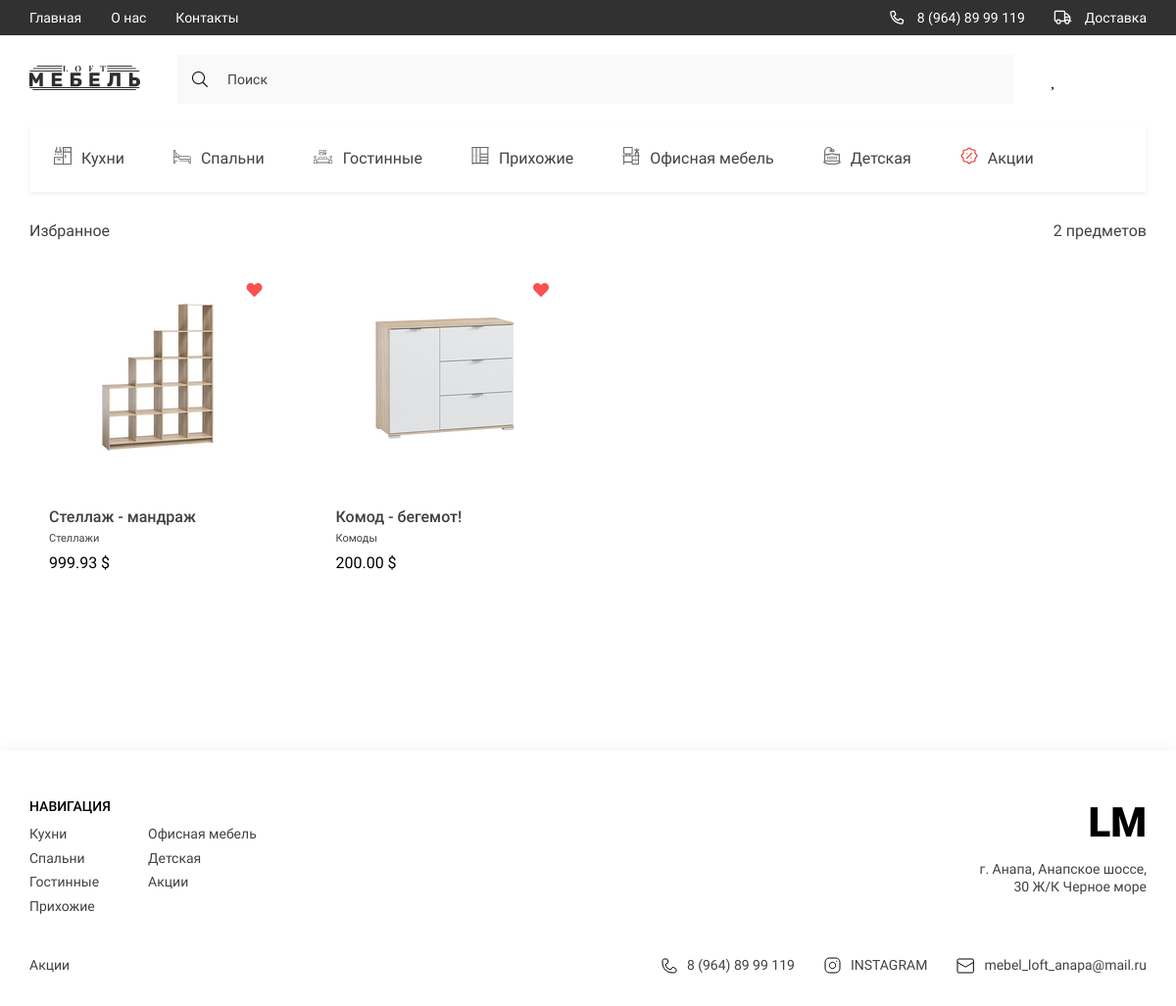
Page /favorites/ (signed in) on the committed database.
### products/models.py (models this page shows, shortened)
class Subcategory(models.Model):
    name = models.CharField(max_length=150, unique=True)
    icon = models.FileField(upload_to='icons', null=True, blank=True)

class FavouriteProduct(models.Model):
    user = models.ForeignKey(to=User, on_delete=models.CASCADE)
    product = models.ForeignKey(to=Products, on_delete=models.CASCADE)
    product_name = models.CharField(max_length=150)
    price = models.DecimalField(max_digits=6, decimal_places=2, default=0)
    length = models.CharField(max_length=20, default=0)
    width = models.CharField(max_length=20, default=0)
    height = models.CharField(max_length=20, default=0)
    main_foto = models.ImageField(upload_to='main_product_images', null=True, blank=True)
    category = models.CharField(max_length=150)

### products/views.py (the view)
# urls.py: path('favorites/', favourites, name='favorites_products'),
@login_required
def favourites(request):
    favourites_product = FavouriteProduct.objects.filter(user=request.user)
    subcategories = Subcategory.objects.all()
    sub_1 = subcategories[0:4]
    sub_2 = subcategories[4:7]
    sub_3 = subcategories[6]
    context = {
        'products': favourites_product,
        'title': 'Favorites',
        'subcategories': subcategories,
        'sub_1': sub_1,
        'sub_2': sub_2,
        'sub_3': sub_3
    }
    return render(request, 'favorite_products.html', context)

### products/templates/favorite_products.html (shortened to what this page needs)
{% extends 'base.html' %}
{% load static %}
{% block categories %}
{% for k in subcategories %}
<li>
    <a href="{% url 'products:filter' k.id %}" class="header__list-links">
        <span class="header__list-img">
            <img src="{{ k.icon.url }}" alt="icons">
        </span>
        {{ k.name }}
    </a>
</li>
{% endfor %}
{% endblock %}
{% block main %}
<main class="main">
    <div class="container">
        <div class="favorites">
            <div class="favorites__txt">
                <h2 class="favorites__title">
                    Избранное
                </h2>
                <span class="favorites__title-count"> <span>4</span> предметов</span>
            </div>
            <div class="products__content">
                {% for product in products %}
                <div class="products__item ">
                    <a href="#!" class="products__item-heart active">
                    </a>
                    <a href="{% url 'products:product_info' product.product.id %}"> <img src="{{ product.main_foto.url }}" alt=""
                                                   class="products__item-img"></a>
                    <div class="products__item-text">
                        <h3 class="products__item-title">{{ product.product_name }}</h3>
                        <div class="products__item-desrc">{{ product.category }}</div>
                        <div class="products__item-price">{{ product.price }} $</div>
                    </div>
                </div>
                {% endfor %}
            </div>
        </div>
    </div>
</main>
{% endblock %}
{% block li_1 %}
{% for i in sub_1 %}
<li><a href="{% url 'products:filter' i.id %}" class="footer__navigate-links">{{ i.name }}</a></li>
{% endfor %}
{% endblock %}
{% block li_2 %}
{% for i in sub_2 %}
<li><a href="{% url 'products:filter' i.id %}" class="footer__navigate-links">{{ i.name }}</a></li>
{% endfor %}
{% endblock %}
{% block li_3 %}
<li><a href="{% url 'products:filter' sub_3.id %}" class="footer__navigate-links">{{ sub_3.name }}</a></li>
{% endblock %}

### static/style/style.css (style rules this page uses)
:root { --containerWidth: 1140px; --primaryColor: #414141; --primaryFont: 'Roboto'; --mainColor: #245462; }
* { padding: 0; margin: 0; box-sizing: border-box; text-decoration: none; list-style: none; font-family: var(--primaryFont); }
.container { width: 100%; max-width: calc(var(--containerWidth) + 30px); margin: 0 auto; padding: 0 15px; }
.header__list-links { padding: 24px 25px; display: flex; justify-content: center; align-items: center; height: 70px; transition: background .3s linear, color .3s linear; width: max-content; font-family: 'Roboto'; font-size: 16px; line-height: 19px; color: #414141; }
.header__list-links img { margin-right: 10px; min-width: 18px; transition: filter .3s linear; }
.main { width: 100%; flex-grow: 1; padding-bottom: 150px; }
.products__content { width: 100%; display: grid; grid-template-columns: repeat(4, minmax(137.67px, 263px)); column-gap: 30px; row-gap: 10px; }
.products__item { display: flex; justify-content: center; flex-direction: column; align-items: center; padding: 53px 20px 32px; transition: transform .3s linear; position: relative; }
.products__item-text { width: 100%; margin-top: 54px; }
.products__item-title { font-weight: 500; font-size: 16px; line-height: 19px; color: #414141; }
.products__item-desrc { font-size: 11px; line-height: 13px; color: #414141; margin: 6px 0 9px; }
.products__item-heart { position: absolute; top: 21px; right: 15px; display: flex; padding: 10px; }
.products__item-heart::before { content: '\f004'; font-family: 'heart'; color: #000; }
.products__item-heart.active::before { font-family: 'heart-active'; color: rgb(250, 81, 81); }
.products__item-img { width: 100%; }
.favorites { display: flex; flex-direction: column; width: 100%; }
.favorites__txt { display: flex; width: 100%; justify-content: space-between; align-items: center; font-style: normal; font-weight: normal; font-size: 16px; line-height: 19px; color: #414141; margin-bottom: 12px; }
.favorites__title { font-style: normal; font-weight: normal; font-size: 16px; line-height: 19px; color: #414141; }
.footer__navigate-links { font-size: 14px; line-height: 126.69%; color: #414141; display: block; margin-bottom: 7.24px; transition: color .3s linear; }
.footer__navigate-list._short .footer__navigate-links { margin: 0 30px 0 0; }
.footer__navigate-list._short li:last-child .footer__navigate-links { margin: 0; }

### rows in the picture
Subcategory: icon (picture), name "Кухни"
Subcategory: icon (picture), name "Спальни"
Subcategory: icon (picture), name "Гостинные"
Subcategory: icon (picture), name "Прихожие"
Subcategory: icon (picture), name "Офисная мебель"
Subcategory: icon (picture), name "Детская"
Subcategory: icon (picture), name "Акции"
FavouriteProduct: main_foto (picture), product_name "Стеллаж - мандраж", category "Стеллажи", price "999.93"
FavouriteProduct: main_foto (picture), product_name "Комод - бегемот!", category "Комоды", price "200.00"
